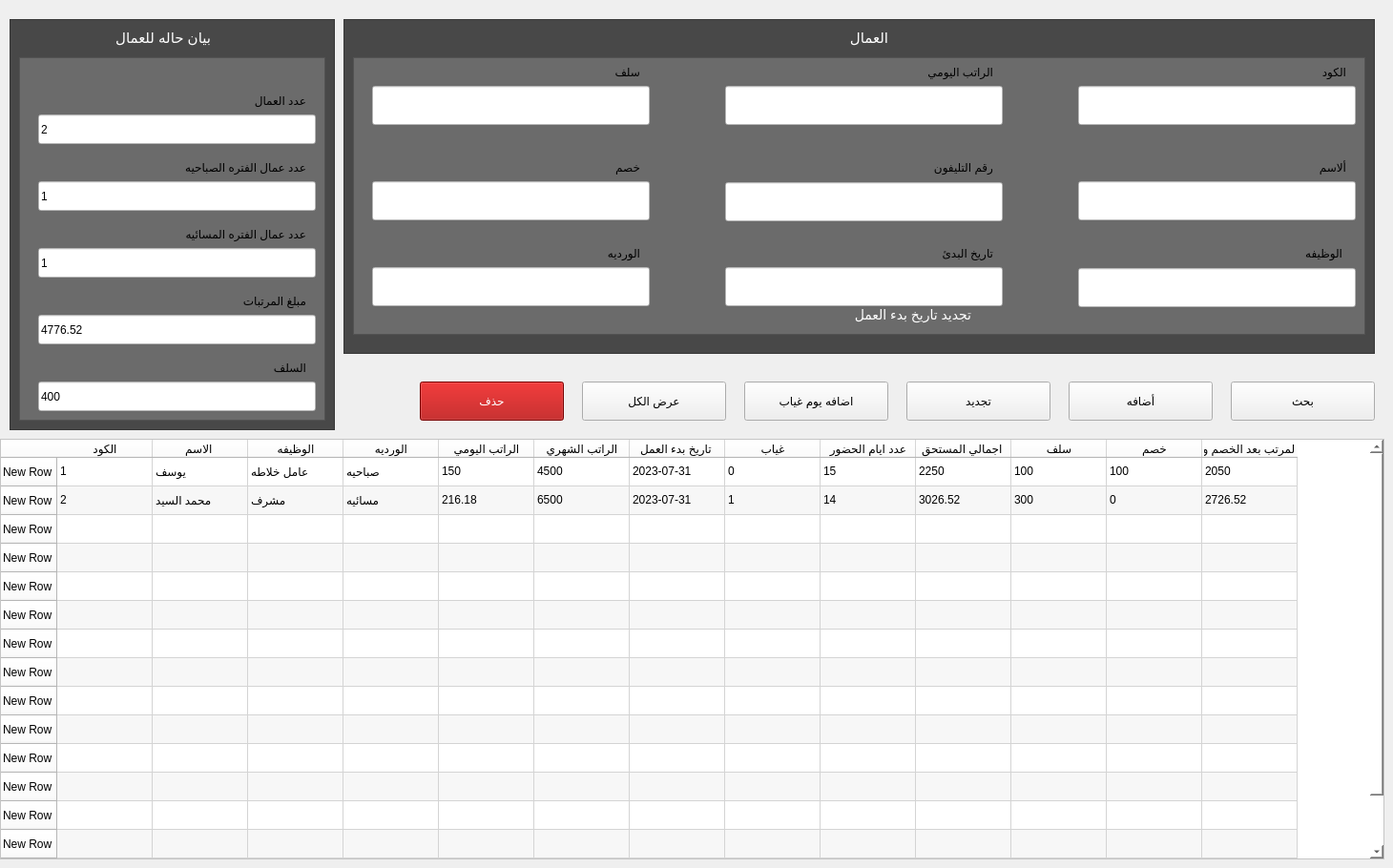
   <widget class="QWidget" name="tab_3">
    <attribute name="title">
     <string>العمال</string>
    </attribute>
    <widget class="QTableWidget" name="Workers_TableWidget">
     <property name="geometry">
      <rect>
       <x>0</x>
       <y>460</y>
       <width>1451</width>
       <height>441</height>
      </rect>
     </property>
     <property name="styleSheet">
      <string notr="true">background-color: rgb(255, 255, 255);</string>
     </property>
     <property name="alternatingRowColors">
      <bool>true</bool>
     </property>
     <property name="horizontalScrollMode">
      <enum>QAbstractItemView::ScrollPerPixel</enum>
     </property>
     <property name="showGrid">
      <bool>true</bool>
     </property>
     <property name="gridStyle">
      <enum>Qt::CustomDashLine</enum>
     </property>
     <property name="sortingEnabled">
      <bool>true</bool>
     </property>
     <property name="wordWrap">
      <bool>true</bool>
     </property>
     <row>
      <property name="text">
       <string>New Row</string>
      </property>
     </row>
     <row>
      <property name="text">
       <string>New Row</string>
      </property>
     </row>
     <row>
      <property name="text">
       <string>New Row</string>
      </property>
     </row>
     <row>
      <property name="text">
       <string>New Row</string>
      </property>
     </row>
     <row>
      <property name="text">
       <string>New Row</string>
      </property>
     </row>
     <row>
      <property name="text">
       <string>New Row</string>
      </property>
     </row>
     <row>
      <property name="text">
       <string>New Row</string>
      </property>
     </row>
     <row>
      <property name="text">
       <string>New Row</string>
      </property>
     </row>
     <row>
      <property name="text">
       <string>New Row</string>
      </property>
     </row>
     <row>
      <property name="text">
       <string>New Row</string>
      </property>
     </row>
     <row>
      <property name="text">
       <string>New Row</string>
      </property>
     </row>
     <row>
      <property name="text">
       <string>New Row</string>
      </property>
     </row>
     <row>
      <property name="text">
       <string>New Row</string>
      </property>
     </row>
     <row>
      <property name="text">
       <string>New Row</string>
      </property>
     </row>
     <row>
      <property name="text">
       <string>New Row</string>
      </property>
     </row>
     <row>
      <property name="text">
       <string>New Row</string>
      </property>
     </row>
     <column>
      <property name="text">
       <string>الكود</string>
      </property>
     </column>
     <column>
      <property name="text">
       <string>الاسم </string>
      </property>
     </column>
     <column>
      <property name="text">
       <string>الوظيفه</string>
      </property>
     </column>
     <column>
      <property name="text">
       <string>الورديه</string>
      </property>
     </column>
     <column>
      <property name="text">
       <string>الراتب اليومي</string>
      </property>
     </column>
     <column>
      <property name="text">
       <string>الراتب الشهري</string>
      </property>
     </column>
     <column>
      <property name="text">
       <string>تاريخ بدء العمل </string>
      </property>
     </column>
     <column>
      <property name="text">
       <string>غياب</string>
      </property>
     </column>
     <column>
      <property name="text">
       <string>عدد ايام الحضور</string>
      </property>
     </column>
     <column>
      <property name="text">
       <string>اجمالي المستحق </string>
      </property>
     </column>
     <column>
      <property name="text">
       <string>سلف</string>
      </property>
     </column>
     <column>
      <property name="text">
       <string>خصم</string>
      </property>
     </column>
     <column>
      <property name="text">
       <string>صافي المرتب بعد الخصم والسلف</string>
      </property>
     </column>
     <item row="0" column="0">
      <property name="text">
       <string>1</string>
      </property>
     </item>
     <item row="0" column="1">
      <property name="text">
       <string>يوسف</string>
      </property>
     </item>
     <item row="0" column="2">
      <property name="text">
       <string>عامل خلاطه</string>
      </property>
     </item>
     <item row="0" column="3">
      <property name="text">
       <string>صباحيه</string>
      </property>
     </item>
     <item row="0" column="4">
      <property name="text">
       <string>150</string>
      </property>
     </item>
     <item row="0" column="5">
      <property name="text">
       <string>4500</string>
      </property>
     </item>
     <item row="0" column="6">
      <property name="text">
       <string>2023-07-31</string>
      </property>
     </item>
     <item row="0" column="7">
      <property name="text">
       <string>0</string>
      </property>
     </item>
     <item row="0" column="8">
      <property name="text">
       <string>15</string>
      </property>
     </item>
     <item row="0" column="9">
      <property name="text">
       <string>2250</string>
      </property>
     </item>
     <item row="0" column="10">
      <property name="text">
       <string>100</string>
      </property>
     </item>
     <item row="0" column="11">
      <property name="text">
       <string>100</string>
      </property>
     </item>
     <item row="0" column="12">
      <property name="text">
       <string>2050</string>
      </property>
     </item>
     <item row="1" column="0">
      <property name="text">
       <string>2</string>
      </property>
     </item>
     <item row="1" column="1">
      <property name="text">
       <string>محمد السيد</string>
      </property>
     </item>
     <item row="1" column="2">
      <property name="text">
       <string>مشرف</string>
      </property>
     </item>
     <item row="1" column="3">
      <property name="text">
       <string>مسائيه</string>
      </property>
     </item>
     <item row="1" column="4">
      <property name="text">
       <string>216.18</string>
      </property>
     </item>
     <item row="1" column="5">
      <property name="text">
       <string>6500</string>
      </property>
     </item>
     <item row="1" column="6">
      <property name="text">
       <string>2023-07-31</string>
      </property>
     </item>
     <item row="1" column="7">
      <property name="text">
       <string>1</string>
      </property>
     </item>
     <item row="1" column="8">
      <property name="text">
       <string>14</string>
      </property>
     </item>
     <item row="1" column="9">
      <property name="text">
       <string>3026.52</string>
      </property>
     </item>
     <item row="1" column="10">
      <property name="text">
       <string>300</string>
      </property>
     </item>
     <item row="1" column="11">
      <property name="text">
       <string>0</string>
      </property>
     </item>
     <item row="1" column="12">
      <property name="text">
       <string>2726.52</string>
      </property>
     </item>
    </widget>
    <widget class="QPushButton" name="Workers_Delete_Btn">
     <property name="geometry">
      <rect>
       <x>440</x>
       <y>400</y>
       <width>151</width>
       <height>41</height>
      </rect>
     </property>
     <property name="styleSheet">
      <string notr="true">.QPushButton{background-color: rgb(170, 0, 0);
color: rgb(255, 255, 255);
}

.QPushButton:hover {
	background:linear-gradient(to bottom, #ccc2a6 5%, #eae0c2 100%);
	
		
	background-color: rgb(255, 255, 255);
	color: rgb(0, 0, 0);
}</string>
     </property>
     <property name="text">
      <string>حذف</string>
     </property>
    </widget>
    <widget class="QPushButton" name="Workers_Add_Btn">
     <property name="geometry">
      <rect>
       <x>1120</x>
       <y>400</y>
       <width>151</width>
       <height>41</height>
      </rect>
     </property>
     <property name="styleSheet">
      <string notr="true">.QPushButton:hover {
	background:linear-gradient(to bottom, #ccc2a6 5%, #eae0c2 100%);
	
	color: rgb(0, 0, 0);
		
	background-color: rgb(255, 255, 255);
	border-color: rgb(0, 0, 0);

}
.QPushButton:active {
	position:relative;
	top:1px;
}</string>
     </property>
     <property name="text">
      <string>أضافه</string>
     </property>
    </widget>
    <widget class="QPushButton" name="Workers_Update_Btn">
     <property name="geometry">
      <rect>
       <x>950</x>
       <y>400</y>
       <width>151</width>
       <height>41</height>
      </rect>
     </property>
     <property name="styleSheet">
      <string notr="true">.QPushButton:hover {
	background:linear-gradient(to bottom, #ccc2a6 5%, #eae0c2 100%);
	
	color: rgb(0, 0, 0);
		
	background-color: rgb(255, 255, 255);
	border-color: rgb(38, 38, 38);

}
.QPushButton:active {
	position:relative;
	top:1px;
}</string>
     </property>
     <property name="text">
      <string>تجديد</string>
     </property>
    </widget>
    <widget class="QPushButton" name="Workers_ShowAll_Btn">
     <property name="geometry">
      <rect>
       <x>610</x>
       <y>400</y>
       <width>151</width>
       <height>41</height>
      </rect>
     </property>
     <property name="styleSheet">
      <string notr="true">.QPushButton:hover {
	background:linear-gradient(to bottom, #ccc2a6 5%, #eae0c2 100%);
	
	color: rgb(0, 0, 0);
		
	background-color: rgb(255, 255, 255);
	border-color: rgb(38, 38, 38);

}
.QPushButton:active {
	position:relative;
	top:1px;
}</string>
     </property>
     <property name="text">
      <string>عرض الكل</string>
     </property>
    </widget>
    <widget class="QPushButton" name="Workers_Search_Btn">
     <property name="geometry">
      <rect>
       <x>1290</x>
       <y>400</y>
       <width>151</width>
       <height>41</height>
      </rect>
     </property>
     <property name="styleSheet">
      <string notr="true">
.QPushButton:hover {
	background:linear-gradient(to bottom, #ccc2a6 5%, #eae0c2 100%);
	
	color: rgb(0, 0, 0);
		
	background-color: rgb(255, 255, 255);
	border-color: rgb(38, 38, 38);

}
.QPushButton:active {
	position:relative;
	top:1px;
}</string>
     </property>
     <property name="text">
      <string>بحث</string>
     </property>
    </widget>
    <widget class="QPushButton" name="Workers_AddAbsenceDay_Btn">
     <property name="geometry">
      <rect>
       <x>780</x>
       <y>400</y>
       <width>151</width>
       <height>41</height>
      </rect>
     </property>
     <property name="styleSheet">
      <string notr="true">.QPushButton:hover {
	background:linear-gradient(to bottom, #ccc2a6 5%, #eae0c2 100%);
	
	color: rgb(0, 0, 0);
		
	background-color: rgb(255, 255, 255);
	border-color: rgb(38, 38, 38);

}
.QPushButton:active {
	position:relative;
	top:1px;
}</string>
     </property>
     <property name="text">
      <string>اضافه يوم غياب</string>
     </property>
    </widget>
    <widget class="QGraphicsView" name="graphicsView_34">
     <property name="geometry">
      <rect>
       <x>360</x>
       <y>20</y>
       <width>1081</width>
       <height>351</height>
      </rect>
     </property>
     <property name="styleSheet">
      <string notr="true">background-color: rgb(72, 72, 72);
</string>
     </property>
    </widget>
    <widget class="QGraphicsView" name="graphicsView_35">
     <property name="geometry">
      <rect>
       <x>370</x>
       <y>60</y>
       <width>1061</width>
       <height>291</height>
      </rect>
     </property>
     <property name="styleSheet">
      <string notr="true">background-color: rgb(136, 136, 136);
background-color: rgb(107, 107, 107);</string>
     </property>
    </widget>
    <widget class="QLineEdit" name="Workers_Phone_LINE">
     <property name="geometry">
      <rect>
       <x>760</x>
       <y>191</y>
       <width>291</width>
       <height>41</height>
      </rect>
     </property>
     <property name="styleSheet">
      <string notr="true">	background-color: rgb(255, 255, 255);
</string>
     </property>
     <property name="text">
      <string/>
     </property>
    </widget>
    <widget class="QLabel" name="label_54">
     <property name="geometry">
      <rect>
       <x>1360</x>
       <y>160</y>
       <width>51</width>
       <height>31</height>
      </rect>
     </property>
     <property name="styleSheet">
      <string notr="true">background-color: transparent;
</string>
     </property>
     <property name="text">
      <string>ألاسم</string>
     </property>
    </widget>
    <widget class="QLabel" name="label_55">
     <property name="geometry">
      <rect>
       <x>950</x>
       <y>60</y>
       <width>91</width>
       <height>31</height>
      </rect>
     </property>
     <property name="styleSheet">
      <string notr="true">background-color: transparent;
</string>
     </property>
     <property name="text">
      <string>الراتب اليومي</string>
     </property>
    </widget>
    <widget class="QLineEdit" name="Workers_Jop_LINE">
     <property name="geometry">
      <rect>
       <x>1130</x>
       <y>281</y>
       <width>291</width>
       <height>41</height>
      </rect>
     </property>
     <property name="styleSheet">
      <string notr="true">background-color: rgb(255, 255, 255);</string>
     </property>
     <property name="text">
      <string/>
     </property>
    </widget>
    <widget class="QLabel" name="label_57">
     <property name="geometry">
      <rect>
       <x>950</x>
       <y>160</y>
       <width>91</width>
       <height>31</height>
      </rect>
     </property>
     <property name="styleSheet">
      <string notr="true">background-color: transparent;
</string>
     </property>
     <property name="text">
      <string>رقم التليفون</string>
     </property>
    </widget>
    <widget class="QLineEdit" name="Workers_DailySalary_LINE">
     <property name="geometry">
      <rect>
       <x>760</x>
       <y>90</y>
       <width>291</width>
       <height>41</height>
      </rect>
     </property>
     <property name="styleSheet">
      <string notr="true">	background-color: rgb(255, 255, 255);
</string>
     </property>
     <property name="text">
      <string/>
     </property>
    </widget>
    <widget class="QLabel" name="label_29">
     <property name="geometry">
      <rect>
       <x>1346</x>
       <y>250</y>
       <width>61</width>
       <height>31</height>
      </rect>
     </property>
     <property name="styleSheet">
      <string notr="true">background-color: transparent;
</string>
     </property>
     <property name="text">
      <string>الوظيفه</string>
     </property>
    </widget>
    <widget class="QLineEdit" name="Workers_StartDateOfWork_LINE">
     <property name="geometry">
      <rect>
       <x>760</x>
       <y>280</y>
       <width>291</width>
       <height>41</height>
      </rect>
     </property>
     <property name="styleSheet">
      <string notr="true">	background-color: rgb(255, 255, 255);
</string>
     </property>
     <property name="text">
      <string/>
     </property>
    </widget>
    <widget class="QLineEdit" name="Workers_Name_LINE">
     <property name="geometry">
      <rect>
       <x>1130</x>
       <y>190</y>
       <width>291</width>
       <height>41</height>
      </rect>
     </property>
     <property name="styleSheet">
      <string notr="true">	background-color: rgb(255, 255, 255);
</string>
     </property>
     <property name="text">
      <string/>
     </property>
    </widget>
    <widget class="QLabel" name="label_28">
     <property name="geometry">
      <rect>
       <x>580</x>
       <y>60</y>
       <width>91</width>
       <height>31</height>
      </rect>
     </property>
     <property name="styleSheet">
      <string notr="true">background-color: transparent;
</string>
     </property>
     <property name="text">
      <string>سلف</string>
     </property>
    </widget>
    <widget class="QLineEdit" name="Workers_Borrow_LINE">
     <property name="geometry">
      <rect>
       <x>390</x>
       <y>90</y>
       <width>291</width>
       <height>41</height>
      </rect>
     </property>
     <property name="styleSheet">
      <string notr="true">	background-color: rgb(255, 255, 255);
</string>
     </property>
     <property name="text">
      <string/>
     </property>
    </widget>
    <widget class="QLabel" name="label_58">
     <property name="geometry">
      <rect>
       <x>950</x>
       <y>250</y>
       <width>91</width>
       <height>31</height>
      </rect>
     </property>
     <property name="styleSheet">
      <string notr="true">background-color: transparent;
</string>
     </property>
     <property name="text">
      <string>تاريخ البدئ</string>
     </property>
    </widget>
    <widget class="QLabel" name="label_59">
     <property name="geometry">
      <rect>
       <x>790</x>
       <y>30</y>
       <width>141</width>
       <height>20</height>
      </rect>
     </property>
     <property name="styleSheet">
      <string notr="true">background-color: transparent;
color: rgb(255, 255, 255);
font-size:15px;</string>
     </property>
     <property name="text">
      <string>العمال</string>
     </property>
    </widget>
    <widget class="QLabel" name="label_30">
     <property name="geometry">
      <rect>
       <x>580</x>
       <y>160</y>
       <width>91</width>
       <height>31</height>
      </rect>
     </property>
     <property name="styleSheet">
      <string notr="true">background-color: transparent;
</string>
     </property>
     <property name="text">
      <string>خصم</string>
     </property>
    </widget>
    <widget class="QLineEdit" name="Workers_Discount_LINE">
     <property name="geometry">
      <rect>
       <x>390</x>
       <y>190</y>
       <width>291</width>
       <height>41</height>
      </rect>
     </property>
     <property name="styleSheet">
      <string notr="true">	background-color: rgb(255, 255, 255);
</string>
     </property>
     <property name="text">
      <string/>
     </property>
    </widget>
    <widget class="QCheckBox" name="Workers_NewWorkDate_checkBox">
     <property name="geometry">
      <rect>
       <x>880</x>
       <y>320</y>
       <width>161</width>
       <height>20</height>
      </rect>
     </property>
     <property name="layoutDirection">
      <enum>Qt::RightToLeft</enum>
     </property>
     <property name="styleSheet">
      <string notr="true">background-color: transparent;
color: rgb(255, 255, 255);
	font-size:14px;</string>
     </property>
     <property name="text">
      <string>تجديد تاريخ بدء العمل </string>
     </property>
    </widget>
    <widget class="QLineEdit" name="Workers_Code_LINE">
     <property name="geometry">
      <rect>
       <x>1130</x>
       <y>90</y>
       <width>291</width>
       <height>41</height>
      </rect>
     </property>
     <property name="styleSheet">
      <string notr="true">	background-color: rgb(255, 255, 255);
</string>
     </property>
     <property name="text">
      <string/>
     </property>
    </widget>
    <widget class="QLabel" name="label_68">
     <property name="geometry">
      <rect>
       <x>1360</x>
       <y>60</y>
       <width>51</width>
       <height>31</height>
      </rect>
     </property>
     <property name="styleSheet">
      <string notr="true">background-color: transparent;
</string>
     </property>
     <property name="text">
      <string>الكود</string>
     </property>
    </widget>
    <widget class="QLabel" name="label_112">
     <property name="geometry">
      <rect>
       <x>580</x>
       <y>250</y>
       <width>91</width>
       <height>31</height>
      </rect>
     </property>
     <property name="styleSheet">
      <string notr="true">background-color: transparent;
</string>
     </property>
     <property name="text">
      <string>الورديه</string>
     </property>
    </widget>
    <widget class="QLineEdit" name="Workers_WorkShift_LINE">
     <property name="geometry">
      <rect>
       <x>390</x>
       <y>280</y>
       <width>291</width>
       <height>41</height>
      </rect>
     </property>
     <property name="styleSheet">
      <string notr="true">	background-color: rgb(255, 255, 255);
</string>
     </property>
     <property name="text">
      <string/>
     </property>
    </widget>
    <widget class="QGraphicsView" name="graphicsView_61">
     <property name="geometry">
      <rect>
       <x>10</x>
       <y>20</y>
       <width>341</width>
       <height>431</height>
      </rect>
     </property>
     <property name="styleSheet">
      <string notr="true">background-color: rgb(72, 72, 72);
</string>
     </property>
    </widget>
    <widget class="QLabel" name="label_116">
     <property name="geometry">
      <rect>
       <x>80</x>
       <y>30</y>
       <width>141</width>
       <height>20</height>
      </rect>
     </property>
     <property name="styleSheet">
      <string notr="true">background-color: transparent;
color: rgb(255, 255, 255);
font-size:15px;</string>
     </property>
     <property name="text">
      <string>بيان حاله للعمال</string>
     </property>
    </widget>
    <widget class="QGraphicsView" name="graphicsView_62">
     <property name="geometry">
      <rect>
       <x>20</x>
       <y>60</y>
       <width>321</width>
       <height>381</height>
      </rect>
     </property>
     <property name="styleSheet">
      <string notr="true">background-color: rgb(136, 136, 136);
background-color: rgb(107, 107, 107);</string>
     </property>
    </widget>
    <widget class="QLineEdit" name="subscription_men_startdate_LINE_17">
     <property name="geometry">
      <rect>
       <x>40</x>
       <y>260</y>
       <width>291</width>
       <height>31</height>
      </rect>
     </property>
     <property name="styleSheet">
      <string notr="true">	background-color: rgb(255, 255, 255);
</string>
     </property>
     <property name="text">
      <string>1</string>
     </property>
     <property name="readOnly">
      <bool>true</bool>
     </property>
    </widget>
    <widget class="QLineEdit" name="subscription_men_startdate_LINE_19">
     <property name="geometry">
      <rect>
       <x>40</x>
       <y>190</y>
       <width>291</width>
       <height>31</height>
      </rect>
     </property>
     <property name="styleSheet">
      <string notr="true">	background-color: rgb(255, 255, 255);
</string>
     </property>
     <property name="text">
      <string>1</string>
     </property>
     <property name="readOnly">
      <bool>true</bool>
     </property>
    </widget>
    <widget class="QLineEdit" name="subscription_men_startdate_LINE_20">
     <property name="geometry">
      <rect>
       <x>40</x>
       <y>400</y>
       <width>291</width>
       <height>31</height>
      </rect>
     </property>
     <property name="styleSheet">
      <string notr="true">	background-color: rgb(255, 255, 255);
</string>
     </property>
     <property name="text">
      <string>400</string>
     </property>
     <property name="readOnly">
      <bool>true</bool>
     </property>
    </widget>
    <widget class="QLineEdit" name="subscription_men_startdate_LINE_21">
     <property name="geometry">
      <rect>
       <x>40</x>
       <y>330</y>
       <width>291</width>
       <height>31</height>
      </rect>
     </property>
     <property name="layoutDirection">
      <enum>Qt::LeftToRight</enum>
     </property>
     <property name="styleSheet">
      <string notr="true">	background-color: rgb(255, 255, 255);
</string>
     </property>
     <property name="text">
      <string>4776.52</string>
     </property>
     <property name="readOnly">
      <bool>true</bool>
     </property>
    </widget>
    <widget class="QLabel" name="label_117">
     <property name="geometry">
      <rect>
       <x>150</x>
       <y>160</y>
       <width>171</width>
       <height>31</height>
      </rect>
     </property>
     <property name="styleSheet">
      <string notr="true">background-color: transparent;
</string>
     </property>
     <property name="text">
      <string>عدد عمال الفتره الصباحيه</string>
     </property>
    </widget>
    <widget class="QLineEdit" name="subscription_men_startdate_LINE_22">
     <property name="geometry">
      <rect>
       <x>40</x>
       <y>120</y>
       <width>291</width>
       <height>31</height>
      </rect>
     </property>
     <property name="styleSheet">
      <string notr="true">	background-color: rgb(255, 255, 255);
</string>
     </property>
     <property name="text">
      <string>2</string>
     </property>
     <property name="readOnly">
      <bool>true</bool>
     </property>
    </widget>
    <widget class="QLabel" name="label_118">
     <property name="geometry">
      <rect>
       <x>160</x>
       <y>230</y>
       <width>161</width>
       <height>31</height>
      </rect>
     </property>
     <property name="styleSheet">
      <string notr="true">background-color: transparent;
</string>
     </property>
     <property name="text">
      <string>عدد عمال الفتره المسائيه</string>
     </property>
    </widget>
    <widget class="QLabel" name="label_119">
     <property name="geometry">
      <rect>
       <x>190</x>
       <y>300</y>
       <width>131</width>
       <height>31</height>
      </rect>
     </property>
     <property name="styleSheet">
      <string notr="true">background-color: transparent;
</string>
     </property>
     <property name="text">
      <string>مبلغ المرتبات</string>
     </property>
    </widget>
    <widget class="QLabel" name="label_120">
     <property name="geometry">
      <rect>
       <x>190</x>
       <y>370</y>
       <width>131</width>
       <height>31</height>
      </rect>
     </property>
     <property name="styleSheet">
      <string notr="true">background-color: transparent;
</string>
     </property>
     <property name="text">
      <string>السلف</string>
     </property>
    </widget>
    <widget class="QLabel" name="label_121">
     <property name="geometry">
      <rect>
       <x>190</x>
       <y>90</y>
       <width>131</width>
       <height>31</height>
      </rect>
     </property>
     <property name="styleSheet">
      <string notr="true">background-color: transparent;
</string>
     </property>
     <property name="text">
      <string>عدد العمال</string>
     </property>
    </widget>
   </widget>
